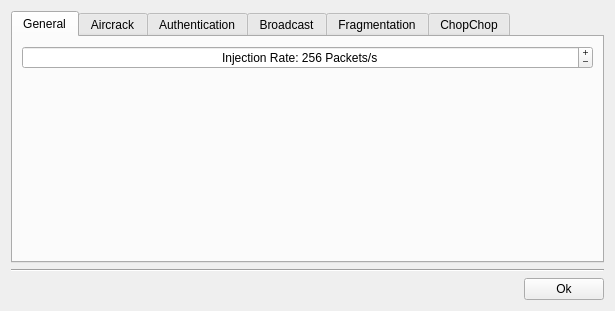
<?xml version="1.0" encoding="UTF-8"?>
<ui version="4.0">
 <class>Options</class>
 <widget class="QWidget" name="Options">
  <property name="windowModality">
   <enum>Qt::ApplicationModal</enum>
  </property>
  <property name="geometry">
   <rect>
    <x>0</x>
    <y>0</y>
    <width>615</width>
    <height>311</height>
   </rect>
  </property>
  <property name="windowTitle">
   <string>Options</string>
  </property>
  <layout class="QGridLayout" name="gridLayout_2">
   <item row="1" column="0" colspan="2">
    <widget class="Line" name="line_5">
     <property name="orientation">
      <enum>Qt::Horizontal</enum>
     </property>
    </widget>
   </item>
   <item row="2" column="0">
    <spacer name="horizontalSpacer">
     <property name="orientation">
      <enum>Qt::Horizontal</enum>
     </property>
     <property name="sizeHint" stdset="0">
      <size>
       <width>40</width>
       <height>20</height>
      </size>
     </property>
    </spacer>
   </item>
   <item row="2" column="1">
    <widget class="QPushButton" name="pushButtonOk">
     <property name="text">
      <string>Ok</string>
     </property>
     <property name="icon">
      <iconset resource="../icons.qrc">
       <normaloff>:/icons/icons/clean.png</normaloff>:/icons/icons/clean.png</iconset>
     </property>
    </widget>
   </item>
   <item row="0" column="0" colspan="2">
    <widget class="QTabWidget" name="tabWidget">
     <property name="currentIndex">
      <number>0</number>
     </property>
     <widget class="QWidget" name="tab">
      <attribute name="title">
       <string>General</string>
      </attribute>
      <layout class="QFormLayout" name="formLayout">
       <property name="fieldGrowthPolicy">
        <enum>QFormLayout::AllNonFixedFieldsGrow</enum>
       </property>
       <item row="0" column="0" colspan="2">
        <widget class="QSpinBox" name="spinBoxRate">
         <property name="sizePolicy">
          <sizepolicy hsizetype="Minimum" vsizetype="Minimum">
           <horstretch>0</horstretch>
           <verstretch>0</verstretch>
          </sizepolicy>
         </property>
         <property name="alignment">
          <set>Qt::AlignCenter</set>
         </property>
         <property name="buttonSymbols">
          <enum>QAbstractSpinBox::PlusMinus</enum>
         </property>
         <property name="suffix">
          <string> Packets/s</string>
         </property>
         <property name="prefix">
          <string>Injection Rate: </string>
         </property>
         <property name="minimum">
          <number>8</number>
         </property>
         <property name="maximum">
          <number>1024</number>
         </property>
         <property name="singleStep">
          <number>32</number>
         </property>
         <property name="value">
          <number>256</number>
         </property>
        </widget>
       </item>
      </layout>
     </widget>
     <widget class="QWidget" name="tab_2">
      <attribute name="title">
       <string>Aircrack</string>
      </attribute>
      <layout class="QFormLayout" name="formLayout_2">
       <property name="fieldGrowthPolicy">
        <enum>QFormLayout::AllNonFixedFieldsGrow</enum>
       </property>
       <item row="0" column="0" colspan="2">
        <widget class="QSpinBox" name="spinBoxFactor">
         <property name="alignment">
          <set>Qt::AlignCenter</set>
         </property>
         <property name="suffix">
          <string/>
         </property>
         <property name="prefix">
          <string>Bruteforce fudge factor: </string>
         </property>
         <property name="maximum">
          <number>10</number>
         </property>
         <property name="value">
          <number>2</number>
         </property>
        </widget>
       </item>
      </layout>
     </widget>
     <widget class="QWidget" name="tab_4">
      <attribute name="title">
       <string>Authentication</string>
      </attribute>
      <layout class="QFormLayout" name="formLayout_4">
       <item row="0" column="0" colspan="2">
        <widget class="QSpinBox" name="spinBoxAuthBurstPackets">
         <property name="alignment">
          <set>Qt::AlignCenter</set>
         </property>
         <property name="suffix">
          <string/>
         </property>
         <property name="prefix">
          <string>number of packets per burst: </string>
         </property>
         <property name="maximum">
          <number>10</number>
         </property>
         <property name="value">
          <number>1</number>
         </property>
        </widget>
       </item>
       <item row="2" column="0" colspan="2">
        <widget class="QSpinBox" name="spinBoxAuthRetry">
         <property name="alignment">
          <set>Qt::AlignCenter</set>
         </property>
         <property name="suffix">
          <string> times</string>
         </property>
         <property name="prefix">
          <string>exit after retry fake auth request </string>
         </property>
         <property name="maximum">
          <number>50</number>
         </property>
         <property name="value">
          <number>10</number>
         </property>
        </widget>
       </item>
       <item row="1" column="0" colspan="2">
        <widget class="QLabel" name="label_7">
         <property name="text">
          <string>The more packets per burst, the more data is necessary to do auth.</string>
         </property>
        </widget>
       </item>
      </layout>
     </widget>
     <widget class="QWidget" name="tab_3">
      <attribute name="title">
       <string>Broadcast</string>
      </attribute>
      <layout class="QFormLayout" name="formLayout_3">
       <item row="0" column="0" colspan="2">
        <widget class="QSpinBox" name="spinBoxBroadcastMinPack">
         <property name="alignment">
          <set>Qt::AlignCenter</set>
         </property>
         <property name="prefix">
          <string>minimum packet length: </string>
         </property>
         <property name="minimum">
          <number>32</number>
         </property>
         <property name="maximum">
          <number>256</number>
         </property>
         <property name="value">
          <number>68</number>
         </property>
        </widget>
       </item>
       <item row="1" column="0" colspan="2">
        <widget class="QSpinBox" name="spinBoxBroadcastMaxPack">
         <property name="alignment">
          <set>Qt::AlignCenter</set>
         </property>
         <property name="prefix">
          <string>maximum packet length: </string>
         </property>
         <property name="minimum">
          <number>32</number>
         </property>
         <property name="maximum">
          <number>512</number>
         </property>
         <property name="value">
          <number>128</number>
         </property>
        </widget>
       </item>
       <item row="2" column="0" colspan="2">
        <widget class="QLabel" name="label_5">
         <property name="text">
          <string>The short the packet injected it is, the high injection rate you will have.</string>
         </property>
        </widget>
       </item>
       <item row="3" column="0" colspan="2">
        <widget class="QLabel" name="label_6">
         <property name="text">
          <string>But is more difficult to find short packets.</string>
         </property>
        </widget>
       </item>
      </layout>
     </widget>
     <widget class="QWidget" name="tab_5">
      <attribute name="title">
       <string>Fragmentation</string>
      </attribute>
      <layout class="QFormLayout" name="formLayout_6">
       <item row="0" column="0" colspan="2">
        <widget class="QSpinBox" name="spinBoxFragMinPack">
         <property name="alignment">
          <set>Qt::AlignCenter</set>
         </property>
         <property name="prefix">
          <string>minimum packet length: </string>
         </property>
         <property name="minimum">
          <number>32</number>
         </property>
         <property name="maximum">
          <number>256</number>
         </property>
         <property name="value">
          <number>68</number>
         </property>
        </widget>
       </item>
       <item row="1" column="0" colspan="2">
        <widget class="QSpinBox" name="spinBoxFragMaxPack">
         <property name="alignment">
          <set>Qt::AlignCenter</set>
         </property>
         <property name="prefix">
          <string>maximum packet length: </string>
         </property>
         <property name="minimum">
          <number>32</number>
         </property>
         <property name="maximum">
          <number>512</number>
         </property>
         <property name="value">
          <number>150</number>
         </property>
        </widget>
       </item>
       <item row="2" column="0" colspan="2">
        <widget class="QLabel" name="label_3">
         <property name="text">
          <string>The short the packet injected it is, the high injection rate you will have.</string>
         </property>
        </widget>
       </item>
       <item row="3" column="0" colspan="2">
        <widget class="QLabel" name="label_4">
         <property name="text">
          <string>But is more difficult to find short packets.</string>
         </property>
        </widget>
       </item>
      </layout>
     </widget>
     <widget class="QWidget" name="tab_6">
      <attribute name="title">
       <string>ChopChop</string>
      </attribute>
      <layout class="QFormLayout" name="formLayout_5">
       <property name="fieldGrowthPolicy">
        <enum>QFormLayout::AllNonFixedFieldsGrow</enum>
       </property>
       <item row="0" column="0" colspan="2">
        <widget class="QSpinBox" name="spinBoxChopMinPack">
         <property name="alignment">
          <set>Qt::AlignCenter</set>
         </property>
         <property name="prefix">
          <string>minimum packet length: </string>
         </property>
         <property name="minimum">
          <number>32</number>
         </property>
         <property name="maximum">
          <number>256</number>
         </property>
         <property name="value">
          <number>68</number>
         </property>
        </widget>
       </item>
       <item row="1" column="0" colspan="2">
        <widget class="QSpinBox" name="spinBoxChopMaxPack">
         <property name="alignment">
          <set>Qt::AlignCenter</set>
         </property>
         <property name="prefix">
          <string>maximum packet length: </string>
         </property>
         <property name="minimum">
          <number>32</number>
         </property>
         <property name="maximum">
          <number>512</number>
         </property>
         <property name="value">
          <number>128</number>
         </property>
        </widget>
       </item>
       <item row="2" column="0" colspan="2">
        <widget class="QLabel" name="label">
         <property name="text">
          <string>The short the packet injected it is, the high injection rate you will have.</string>
         </property>
        </widget>
       </item>
       <item row="3" column="0" colspan="2">
        <widget class="QLabel" name="label_2">
         <property name="text">
          <string>But is more difficult to find short packets.</string>
         </property>
        </widget>
       </item>
      </layout>
     </widget>
    </widget>
   </item>
  </layout>
 </widget>
 <resources>
  <include location="../icons.qrc"/>
 </resources>
 <connections>
  <connection>
   <sender>pushButtonOk</sender>
   <signal>clicked()</signal>
   <receiver>Options</receiver>
   <slot>close()</slot>
   <hints>
    <hint type="sourcelabel">
     <x>455</x>
     <y>59</y>
    </hint>
    <hint type="destinationlabel">
     <x>269</x>
     <y>40</y>
    </hint>
   </hints>
  </connection>
 </connections>
</ui>
